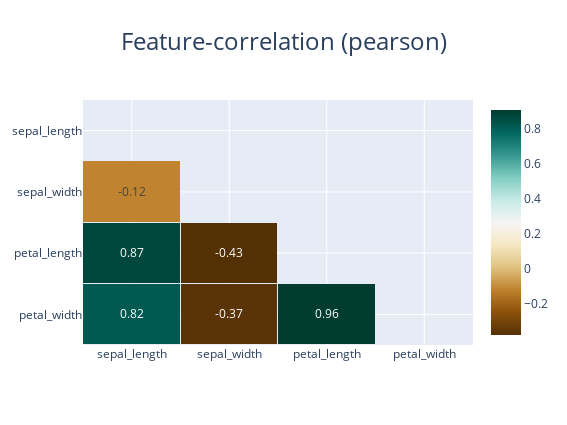
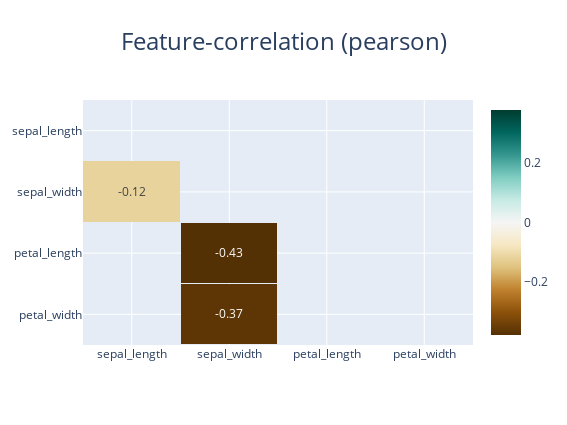
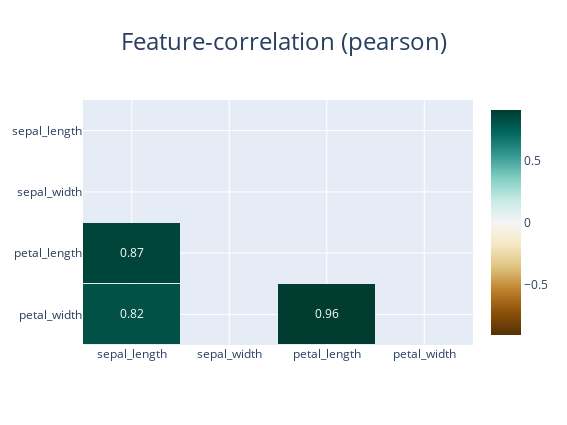
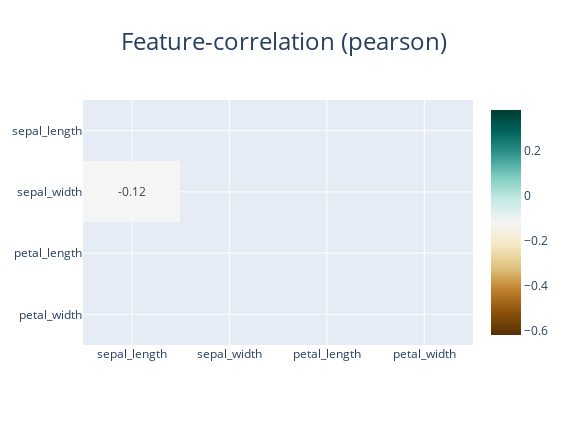

Notebook code for these charts, in order:
### Code cell
# Returns an interactive correlation plot using plotly

split = [None, 'neg', 'pos', 'low', 'high']

for split in split:
    klib.corr_interactive_plot(df_iris, split=split, figsize=(4, 2)).show()

### Figure 1 — Plotly figure (JSON) as saved in the notebook; plotly's stock layout.template omitted (floating-point values rounded to 4 significant figures)
{"data": [{"colorscale": [[0, "rgb(84,48,5)"], [0.1, "rgb(140,81,10)"], [0.2, "rgb(191,129,45)"], [0.3, "rgb(223,194,125)"], [0.4, "rgb(246,232,195)"], [0.5, "rgb(245,245,245)"], [0.6, "rgb(199,234,229)"], [0.7, "rgb(128,205,193)"], [0.8, "rgb(53,151,143)"], [0.9, "rgb(1,102,94)"], [1, "rgb(0,60,48)"]], "hoverongaps": false, "text": [["", 0.96, -0.37, 0.82], ["", "", -0.43, 0.87], ["", "", "", -0.12], ["", "", "", ""]], "textfont": {"size": 12}, "texttemplate": "%{text}", "type": "heatmap", "x": ["petal_width", "petal_length", "sepal_width", "sepal_length"], "xgap": 1, "y": ["petal_width", "petal_length", "sepal_width", "sepal_length"], "ygap": 1, "z": [[null, 0.9629, -0.3661, 0.8179], [null, null, -0.4284, 0.8718], [null, null, null, -0.1176], [null, null, null, null]], "zmax": 0.91, "zmin": -0.38}], "layout": {"autosize": true, "height": 425.3, "title": {"font": {"size": 24}, "text": "Feature-correlation (pearson)", "x": 0.5}, "width": 567.1, "xaxis": {"autorange": "reversed"}}}

### Figure 2 — Plotly figure (JSON) as saved in the notebook; plotly's stock layout.template omitted (floating-point values rounded to 4 significant figures)
{"data": [{"colorscale": [[0, "rgb(84,48,5)"], [0.1, "rgb(140,81,10)"], [0.2, "rgb(191,129,45)"], [0.3, "rgb(223,194,125)"], [0.4, "rgb(246,232,195)"], [0.5, "rgb(245,245,245)"], [0.6, "rgb(199,234,229)"], [0.7, "rgb(128,205,193)"], [0.8, "rgb(53,151,143)"], [0.9, "rgb(1,102,94)"], [1, "rgb(0,60,48)"]], "hoverongaps": false, "text": [["", "", -0.37, ""], ["", "", -0.43, ""], ["", "", "", -0.12], ["", "", "", ""]], "textfont": {"size": 12}, "texttemplate": "%{text}", "type": "heatmap", "x": ["petal_width", "petal_length", "sepal_width", "sepal_length"], "xgap": 1, "y": ["petal_width", "petal_length", "sepal_width", "sepal_length"], "ygap": 1, "z": [[null, null, -0.3661, null], [null, null, -0.4284, null], [null, null, null, -0.1176], [null, null, null, null]], "zmax": 0.38, "zmin": -0.38}], "layout": {"autosize": true, "height": 425.3, "title": {"font": {"size": 24}, "text": "Feature-correlation (pearson)", "x": 0.5}, "width": 567.1, "xaxis": {"autorange": "reversed"}}}

### Figure 3 — Plotly figure (JSON) as saved in the notebook; plotly's stock layout.template omitted (floating-point values rounded to 4 significant figures)
{"data": [{"colorscale": [[0, "rgb(84,48,5)"], [0.1, "rgb(140,81,10)"], [0.2, "rgb(191,129,45)"], [0.3, "rgb(223,194,125)"], [0.4, "rgb(246,232,195)"], [0.5, "rgb(245,245,245)"], [0.6, "rgb(199,234,229)"], [0.7, "rgb(128,205,193)"], [0.8, "rgb(53,151,143)"], [0.9, "rgb(1,102,94)"], [1, "rgb(0,60,48)"]], "hoverongaps": false, "text": [["", 0.96, "", 0.82], ["", "", "", 0.87], ["", "", "", ""], ["", "", "", ""]], "textfont": {"size": 12}, "texttemplate": "%{text}", "type": "heatmap", "x": ["petal_width", "petal_length", "sepal_width", "sepal_length"], "xgap": 1, "y": ["petal_width", "petal_length", "sepal_width", "sepal_length"], "ygap": 1, "z": [[null, 0.9629, null, 0.8179], [null, null, null, 0.8718], [null, null, null, null], [null, null, null, null]], "zmax": 0.91, "zmin": -0.91}], "layout": {"autosize": true, "height": 425.3, "title": {"font": {"size": 24}, "text": "Feature-correlation (pearson)", "x": 0.5}, "width": 567.1, "xaxis": {"autorange": "reversed"}}}

### Figure 4 — Plotly figure (JSON) as saved in the notebook; plotly's stock layout.template omitted (floating-point values rounded to 4 significant figures)
{"data": [{"colorscale": [[0, "rgb(84,48,5)"], [0.1, "rgb(140,81,10)"], [0.2, "rgb(191,129,45)"], [0.3, "rgb(223,194,125)"], [0.4, "rgb(246,232,195)"], [0.5, "rgb(245,245,245)"], [0.6, "rgb(199,234,229)"], [0.7, "rgb(128,205,193)"], [0.8, "rgb(53,151,143)"], [0.9, "rgb(1,102,94)"], [1, "rgb(0,60,48)"]], "hoverongaps": false, "text": [["", "", "", ""], ["", "", "", ""], ["", "", "", -0.12], ["", "", "", ""]], "textfont": {"size": 12}, "texttemplate": "%{text}", "type": "heatmap", "x": ["petal_width", "petal_length", "sepal_width", "sepal_length"], "xgap": 1, "y": ["petal_width", "petal_length", "sepal_width", "sepal_length"], "ygap": 1, "z": [[null, null, null, null], [null, null, null, null], [null, null, null, -0.1176], [null, null, null, null]], "zmax": -0.17, "zmin": -0.07}], "layout": {"autosize": true, "height": 425.3, "title": {"font": {"size": 24}, "text": "Feature-correlation (pearson)", "x": 0.5}, "width": 567.1, "xaxis": {"autorange": "reversed"}}}
